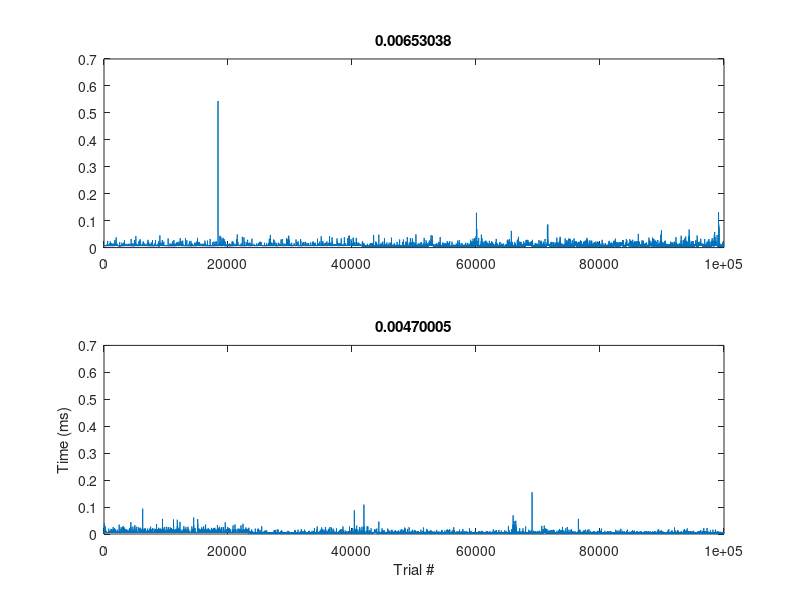

This chart was generated by the following MATLAB code:

% see also Matlab for neuroscientists Chapter 6
close all
clearvars;
format long; % better time resolution
% format short; % default
n = 100000;
%% no preallocation


ii = 0;
t = [];
while ii<n+1
	tic;
	ii = ii+1;
% 	dur = 0.4+0.05*randn(1);
	dur = 0;
% 	pause(dur);
	t(ii,1) = toc-dur;
end
figure(1)
clf
ax(1) = subplot(211);
plot(t(50:end)*1000)
title(mean(t(50:end)*1000));

%% with preallocation
ii = 0;
t = NaN(n,1);

while ii<n+1
	tic;
	ii = ii+1;
% 	dur = 0.4+0.05*randn(1);
	dur = 0;
% 	pause(dur);
	t(ii,1) = toc-dur;
end
figure(1)
ax(2) = subplot(212);
plot(t(50:end)*1000)
title(mean(t(50:end)*1000));

linkaxes(ax);
xlabel('Trial #');
ylabel('Time (ms)');
max(t*1000)